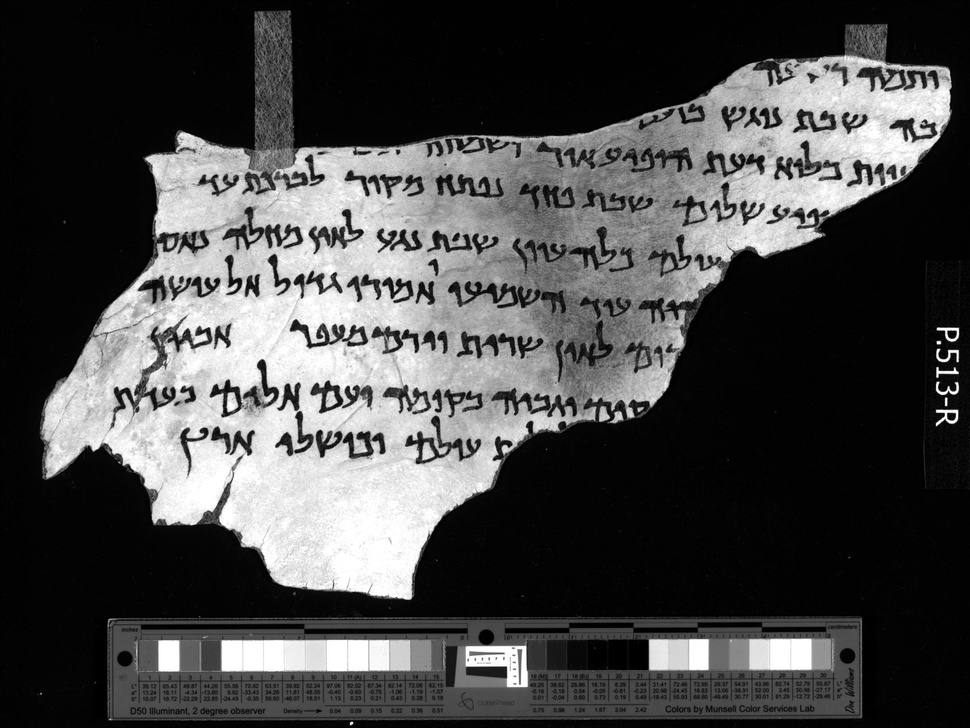
#> input picture Mat/sample.jpg, 970 x 728 px, shrunk from 2165 x 1624 before the run; its folder holds only this picture in this run
$ python -i Contour.py   (imports and definitions only)
#> lines starting #> are read from the running program, lines starting #| are printed output that depends on the picture
import os
from os import listdir
from os.path import isfile, join
from skimage import io
from skimage.color import rgb2gray
import matplotlib.pyplot as plt
import matplotlib.patches as mpatches

from skimage import data
from skimage.filters import threshold_otsu
from skimage.segmentation import clear_border
from skimage.measure import label, regionprops
from skimage.morphology import closing, square
from skimage.color import label2rgb
from skimage.filters import (threshold_otsu, threshold_niblack,
                             threshold_sauvola)

from skimage.morphology import erosion, dilation, opening, closing, white_tophat
from skimage.morphology import black_tophat, skeletonize, convex_hull_image
from skimage.morphology import disk
import cv2
import numpy as np

import scipy
from scipy import ndimage
from skimage.measure import label


def border_removal(image_name):

#> called with image_name = '../Mat/sample.jpg'
    filename = os.path.join(image_name)
    image = io.imread(filename)
#> image is the input picture: shape (728, 970); min 0, max 255, mean 72.7
    # [9 lines of commented-out code are left out]
    cleared = clear_border(image)

    # label image regions
    label_image = label(cleared)
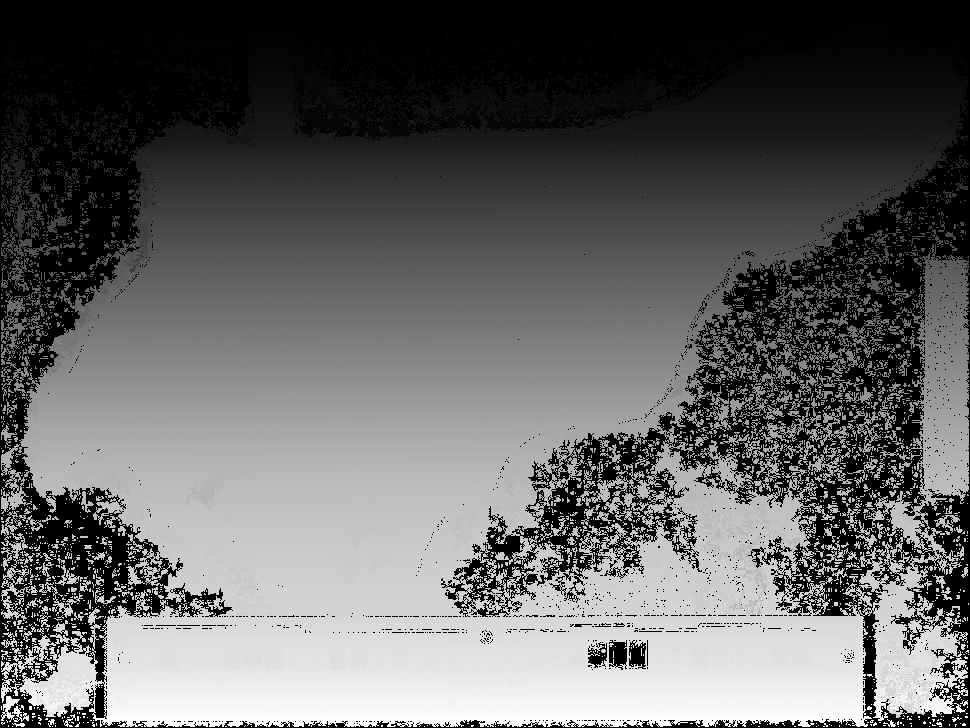
#> label_image: shape (728, 970) int64; min 0, max 317616, mean 123064.1; drawn with min black and max white
    image_label_overlay = label2rgb(label_image, image=image)
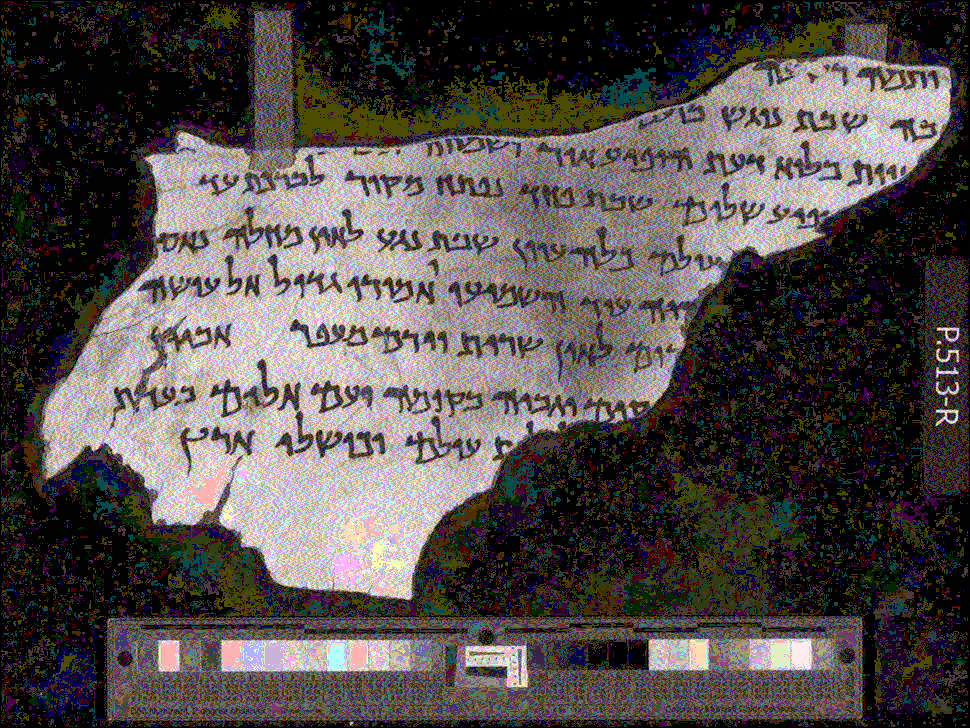
#> image_label_overlay: shape (728, 970, 3) float64; mean R, G, B 0.331, 0.304, 0.297

    fig, ax = plt.subplots(figsize=(10, 6))
    ax.imshow(label_image)

    for region in regionprops(label_image):
        # take regions with large enough areas
        if region.area >= 100:
            # draw rectangle around segmented coins
            minr, minc, maxr, maxc = region.bbox
            rect = mpatches.Rectangle((minc, minr), maxc - minc, maxr - minr,
                                  fill=False, edgecolor='red', linewidth=2)
            ax.add_patch(rect)
#> this loop made 317616 passes
#> (minr, minc, maxr, maxc) on passes 49, 333, 618, 847, 1093, 1706, 1892, 2632, 3678: (1, 828, 22, 869), (6, 204, 30, 240), (10, 361, 37, 394), (13, 328, 30, 352), (16, 680, 99, 852), (24, 166, 43, 193), (25, 656, 100, 772), (31, 608, 52, 629), (39, 365, 80, 415)

    ax.set_axis_off()
    plt.tight_layout()
    plt.show()
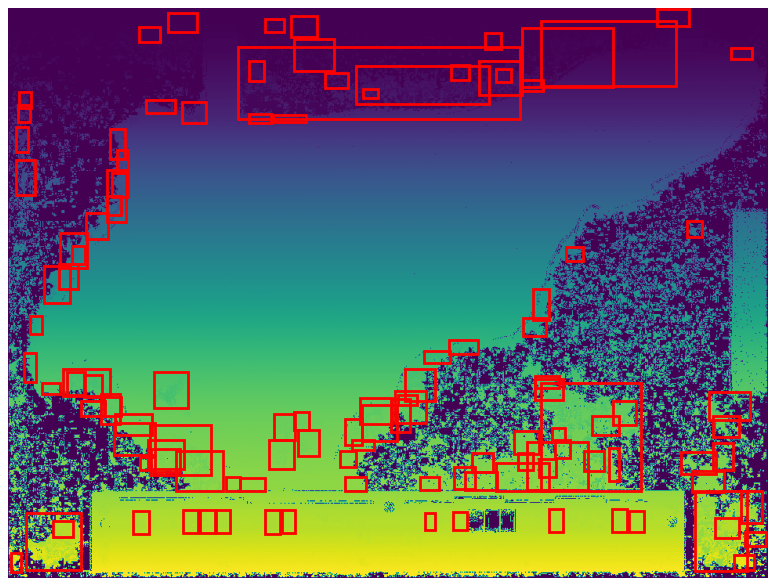
#> figure drawn by matplotlib, 1 panel


# [66 lines left out: functions bcc, getLargestCC, undesired_objects, showImage, main, not called in this run]

    # thresholding('sample1.jpg')

# [2 lines not run here, left out]

>>> result = border_removal('../Mat/sample.jpg')
